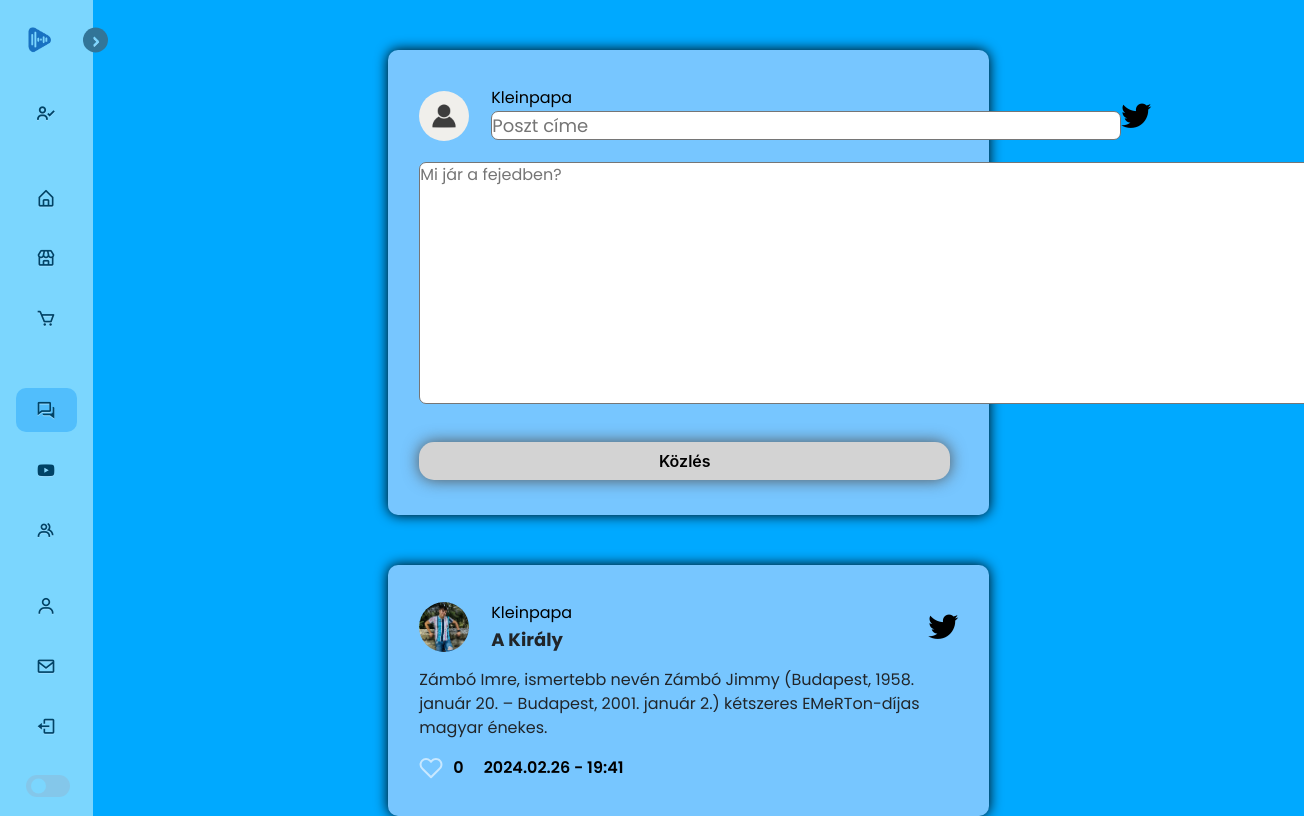
The page /forum/ (signed in) on the database its author committed.
### store/models.py (models this page shows, shortened)
class Customer(models.Model):
    user = models.OneToOneField(User, on_delete=models.CASCADE,  null=True, blank=True)
    name = models.CharField(max_length=200, null=True)
    email = models.CharField(max_length=200, null=True)
    phone_number = models.CharField(max_length=20, null=True, blank=True)
    follows = models.ManyToManyField("self", related_name='following',symmetrical=False, blank=True)
    followers = models.ManyToManyField("self", related_name='followed_by',symmetrical=False, blank=True)
    date_modified = models.DateTimeField(User, auto_now=True)
    image = models.ImageField(null=True, blank=True)
    description = models.CharField(max_length=500, null=True)
    last_friend = models.ForeignKey('self', on_delete=models.CASCADE, null=True, blank=True)
    @property
    def imageURL(self):
        try:
            url = self.image.url
        except:
            url = ''
        return url

class Post(models.Model):
    profile = models.ForeignKey(Customer, on_delete=models.DO_NOTHING, blank=True, null=True)
    title = models.CharField(max_length=30, blank=True, null=True)
    body = models.CharField(max_length=1000)
    created = models.DateTimeField(auto_now_add=True)
    likes = models.ManyToManyField(Customer, related_name='liked_by', symmetrical=False, blank=True)

### store/views.py (the view, shortened to what this page needs)
# urls.py: path('forum/', views.forum, name="forum"),
def forum(request):
    form = PostForm(request.POST or None)
    posts = Post.objects.all().order_by("-created")
    profiles = Customer.objects.all()
    self_user = request.user.customer
    self_profile = Customer.objects.get(id=self_user.id)
    context = {'profiles': profiles, 'self_profile': self_profile, 'posts': posts, 'form': form}
    return render(request, 'store/forum.html', context)

### store/forms.py
class PostForm(forms.ModelForm):
    title = forms.CharField(required=True,
        widget=forms.widgets.Textarea(
            attrs={"placeholder":"Poszt címe",
                   "class":"form-textarea",
                   'cols':'40',
                   'rows':'1',
                   'maxlength':'50',
                   'required':'required',}),
        label="")
    body = forms.CharField(required=True,
        widget=forms.widgets.Textarea(
            attrs={"placeholder":"Mi jár a fejedben?",
                   "class":"form-textarea",
                   'cols':'65',
                   'rows':'10',
                   'maxlength':'1000',
                   'required':'required',}),
        label="")
    class Meta:
        model = Post
        exclude = ("user",)

### store/templates/store/forum.html (shortened to what this page needs)
{% extends 'store/main.html' %}
{% load static %}
{% block content %}
{% if form %}
<form id="post" method=POST>
    <div class="wrapper">
      <div class="card2">
        <div class="user">
          <div class="profile">
            {% if self_profile.profile.imageURL %}
              <img src="{{self_profile.profile.imageURL}}" class="ava">
            {% else %}
              <img src="{% static 'images/placeholder_img.jpg' %}" class="ava">
            {% endif %}
            <div class="username">
              <h3 class="uname">{{self_profile.user}}</h3>
              <p class="name">{{form.title}}</p>
            </div>
          </div>
          <i class="fa-brands fa-twitter icon"></i>
        </div>
        <div class="twitt">
          <p>{{form.body}}</p>
        </div>
        <button class="button-33 post">Közlés</button>
      </div>
    </div>
</form>
{% endif %}
{% for post in posts %}
<div class="wrapper">
    <div class="card2">
      <div class="user">
        <div class="profile">
          <a href="{% url 'profile' post.profile.user.id %}">
            {% if post.profile.imageURL %}
                <img src="{{post.profile.imageURL}}" class="ava">
            {% else %}
                <img src="{% static 'images/placeholder_img.jpg' %}" class="ava">
            {% endif %}
          </a>
          <div class="username">
            <a href="{% url 'profile' post.profile.user.id %}"><h3 class="uname">{{post.profile.user}}</h3></a>
            <p class="name">{{post.title}}</p>
          </div>
        </div>
        <i class="fa-brands fa-twitter icon"></i>
      </div>
      <div class="twitt">
        <p>{{post.body}}</p>
      </div>
      <div class="insight">
        <div class="like">
          <p class="like-value">{{post.likes.all.count}}</p>
        </div>
        <div class="created">
          <p>{{post.created|date:'Y.m.d - H:i'}}</p>
        </div>
      </div>
    </div>
  </div>
{% endfor %}
{% endblock content %}

### static/css/main-page.css (style rules this page uses)
* { margin: 0; padding: 0; box-sizing: border-box; font-family: "Poppins", sans-serif; }
:root { --body-color: #e4e9f7; --sidebar-color: #fff; --primary-color: #0079b5; --primary-color-light: #00b6e3; --toggle-color: #ddd; --text-color: white; --text-color-dark: #f6f5ff; --grey: #545454; --black: #000000; --white: #fff; --tran-02: all 0.2s ease; --tran-03: all 0.3s ease; --tran-04: all 0.4s ease; --tran-05: all 0.5s ease; }
body { height: 100vh; background: var(--body-color); transition: var(--tran-04); }
h1, h2, h3, h4, h5, h6 { color: hsl(0, 0%, 30%); }

### static/css/store.css (style rules this page uses)
:root { --body-color: #e4e9f7; --sidebar-color: #fff; --primary-color: #0079b5; --primary-color-light: #00b6e3; --toggle-color: #ddd; --text-color: #707070; --text-color-dark: #f6f5ff; --grey: #545454; --black: #000000; --white: #fff; --tran-02: all 0.2s ease; --tran-03: all 0.3s ease; --tran-04: all 0.4s ease; --tran-05: all 0.5s ease; }
.button-33 { box-shadow: var(--grey) 0 0 16px; background-color: var(--white); border-radius: 15px; color: var(--black); cursor: pointer; display: inline; font-family: CerebriSans-Regular, -apple-system, system-ui, Roboto, sans-serif; padding: 7px 20px; text-align: center; text-decoration: none; transition: all 250ms; border: 0; font-size: 16px; user-select: none; -webkit-user-select: none; touch-action: manipulation; margin-top: 2vh; margin-right: 1vh; }
.post { background-color: lightgray; font-weight: 600; }

### static/css/kezdolap.css (style rules this page uses)
* { margin: 0; padding: 0; }

### static/css/profile.css (style rules this page uses)
* { margin: 0; padding: 0; box-sizing: border-box; font-family: "Poppins", sans-serif; }
:root { --body-color: #00A9FF; --sidebar-color: #CDF5FD; --primary-color: #0079b5; --primary-color-light: #00b6e3; --toggle-color: #ddd; --text-color: #707070; --text-color-dark: #f6f5ff; --grey: #545454; --black: #000000; --white: #fff; --tran-02: all 0.2s ease; --tran-03: all 0.3s ease; --tran-04: all 0.4s ease; --tran-05: all 0.5s ease; }
body { display: flex; justify-content: space-between; display: flex; flex-direction: column; height: 100vh; margin: 0; / }
button { border: 0.5px solid black; border-radius: 50%; background: none; }

### static/css/forum.css (style rules this page uses)
p, h1, h2, h3, h4 { margin: 0; padding: 0; }
.wrapper { display: flex; align-items: center; justify-content: center; max-height: 1500px; margin-top: 50px; }
.card2 { display: flex; flex-direction: column; width: 601px; height: auto; padding: 35px 31px; gap: 15px; border-radius: 10px; background: #77c6ff; box-shadow: var(--black) 0 0 1.6vh; }
.user { display: flex; justify-content: space-between; align-items: center; }
.profile { display: flex; align-items: center; gap: 22px; }
.ava { border-radius: 50%; width: 50px; height: 50px; }
.icon { font-size: 30px; color: black; }
.username { display: flex; flex-direction: column; gap: 1px; }
.username .name { line-height: normal; font-size: 18px; font-style: normal; font-weight: 700; }
.username .uname { color: black; font-size: 16px; font-style: normal; font-weight: 400; line-height: normal; }
.insight { display: flex; align-items: center; gap: 20px; color: black; font-size: 16px; font-weight: 600; line-height: 26px; }
.like { display: flex; align-items: center; gap: 10px; }
.form-textarea { resize: none; border-radius: 7px; }

### rows shown on the page
Customer: user "Kleinpapa"
Post: profile.imageURL (picture), profile.user "Kleinpapa", title "A Király", body "Zámbó Imre, ismertebb nevén Zámbó Jimmy (Budapest, 1958. január 20. – Budapest, 2001. január 2.) kétszeres EMeRTon-díjas magyar énekes.", likes.all.count "0", created "2024.02.26 - 19:41"
